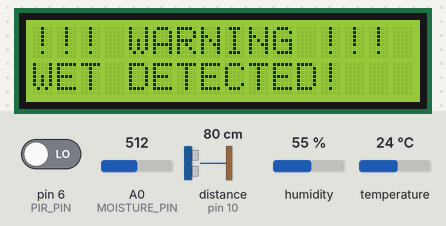
Bench run of a sketch on a simulated Arduino Uno, built with avr-gcc and run on an emulated ATmega328P. Parts: 16×2 character LCD. Wiring (inferred from the names in the program): ultrasonic range finder: trigger pin 9; echo pin 10. The test bench sets the inputs (shaded band); at power-on: A0 (MOISTURE_PIN) = 512, temperature 24 °C, pin 6 (PIR_PIN) LOW, distance to the obstacle (sensor on pin 10) 80 cm, humidity 55 %. The echo pulse lasts 58.3 µs per cm.

Above: at 6.2 s.
6.3 s: A0 (MOISTURE_PIN) set to 785
12.1 s: A0 (MOISTURE_PIN) set to 810
At 16.9 s:
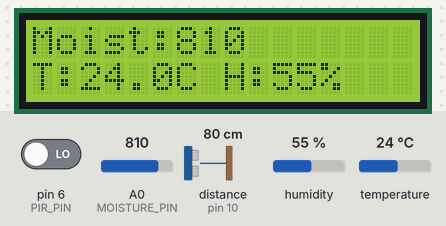
22.1 s: temperature set to 37 °C
At 26.9 s:
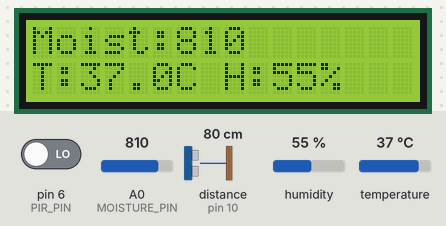
29.7 s: temperature set to 40 °C
At 31.6 s:
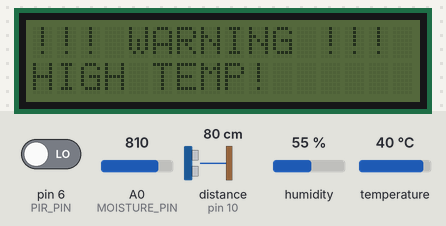
35.5 s: temperature set to 12 °C
At 39.8 s:
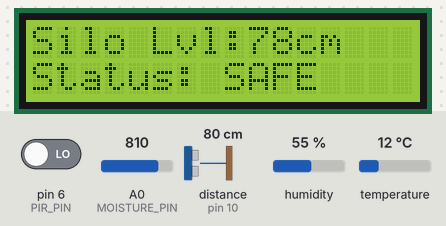
41.3 s: pin 6 (PIR_PIN) driven HIGH
At 47.0 s:
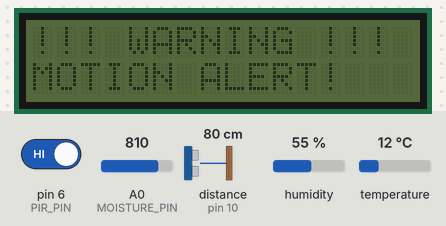
Timing chart, 0 to 48.5 s (numbered marks = the images above; inputs shaded):
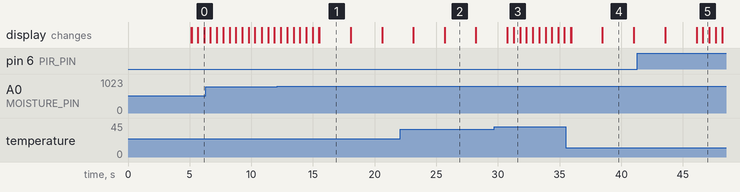

Measured:
- the behaviour switches between 799 and 800 on A0 (MOISTURE_PIN) (found by bisection; images 0 and 1)
- the behaviour switches between 38 and 39 °C on temperature (found by bisection; images 2 and 3)
- after the input at 12.1 s, the display: first differs from a run without the input after 3.4 s (image 1)
- after the input at 22.1 s, the display: first differs from a run without the input after 3.6 s (image 2)
- after the input at 29.7 s, the display: first changes after 1.1 s (image 3 shows a later state)
- after the input at 35.5 s, the display: first differs from a run without the input after 0.45 s (image 4 shows a later state)
- after the input at 41.3 s, the display: first differs from a run without the input after 4.8 s (image 5 shows a later state)

The sketch:

sketch_apr15a.ino
```cpp
#include <Wire.h>
#include <LiquidCrystal_I2C.h>
#include <DHT.h>

LiquidCrystal_I2C lcd(0x27, 16, 2);

#define DHTPIN 7
#define DHTTYPE DHT11
DHT dht(DHTPIN, DHTTYPE);

#define MOISTURE_PIN A0
#define PIR_PIN 6
#define TRIG_PIN 9
#define ECHO_PIN 10

void setup() {
  lcd.init();
  lcd.backlight();
  dht.begin();

  pinMode(PIR_PIN, INPUT);
  pinMode(TRIG_PIN, OUTPUT);
  pinMode(ECHO_PIN, INPUT);

  Serial.begin(9600);

  lcd.setCursor(0, 0);
  lcd.print("SILO MONITOR");
  lcd.setCursor(0, 1);
  lcd.print("INITIATING...");

  delay(5000);
  lcd.clear();
}

void loop() {
  bool isDangerous = false;
  String warningMsg = "";

  // 1. Data Acquisition
  int moisture = analogRead(MOISTURE_PIN);
  float temp = dht.readTemperature();
  float hum = dht.readHumidity();
  int motion = digitalRead(PIR_PIN);

  // Ultrasonic logic
  digitalWrite(TRIG_PIN, LOW);
  delayMicroseconds(2);
  digitalWrite(TRIG_PIN, HIGH);
  delayMicroseconds(10);
  digitalWrite(TRIG_PIN, LOW);
  long duration = pulseIn(ECHO_PIN, HIGH);
  int distance = duration * 0.034 / 2;

  // 2. Threshold Logic
  if (moisture < 800) {
    isDangerous = true;
    warningMsg = "WET DETECTED!";
  }
  else if (temp > 38) {
    isDangerous = true;
    warningMsg = "HIGH TEMP!";
  }
  else if (motion == HIGH) {
    isDangerous = true;
    warningMsg = "MOTION ALERT!";
  }

  // 3. Display Logic
  if (isDangerous) {
    // Flash for exactly 5 seconds
    // 5 cycles * (500ms ON + 500ms OFF) = 5000ms
    for(int i = 0; i < 5; i++) {
        lcd.clear();
        lcd.backlight();
        lcd.setCursor(0, 0);
        lcd.print("!!! WARNING !!!");
        lcd.setCursor(0, 1);
        lcd.print(warningMsg);
        delay(500);

        lcd.noBacklight();
        delay(500);
    }
    lcd.backlight();
  }
  else {
    // Normal Mode Screen 1
    lcd.clear();
    lcd.setCursor(0, 0);
    lcd.print("Moist:"); lcd.print(moisture);
    lcd.setCursor(0, 1);
    lcd.print("T:"); lcd.print(temp, 1);
    lcd.print("C H:"); lcd.print(hum, 0); lcd.print("%");
    delay(2500);

    // Normal Mode Screen 2
    lcd.clear();
    lcd.setCursor(0, 0);
    lcd.print("Silo Lvl:"); lcd.print(distance); lcd.print("cm");
    lcd.setCursor(0, 1);
    lcd.print("Status: SAFE");
    delay(2500);
  }
}
```
